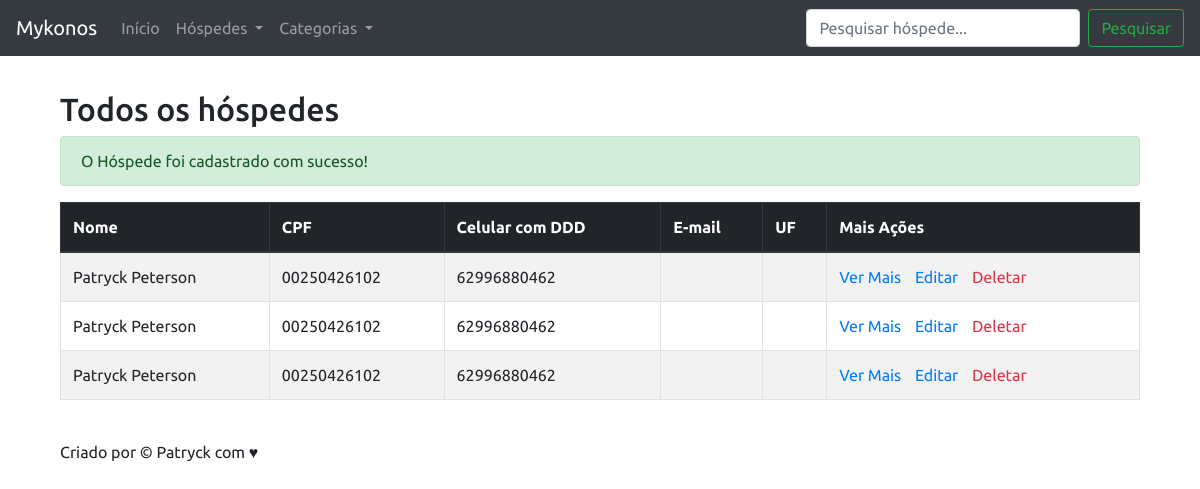
Before: /listar-hospedes.php?cadastrado=true with the older database file.
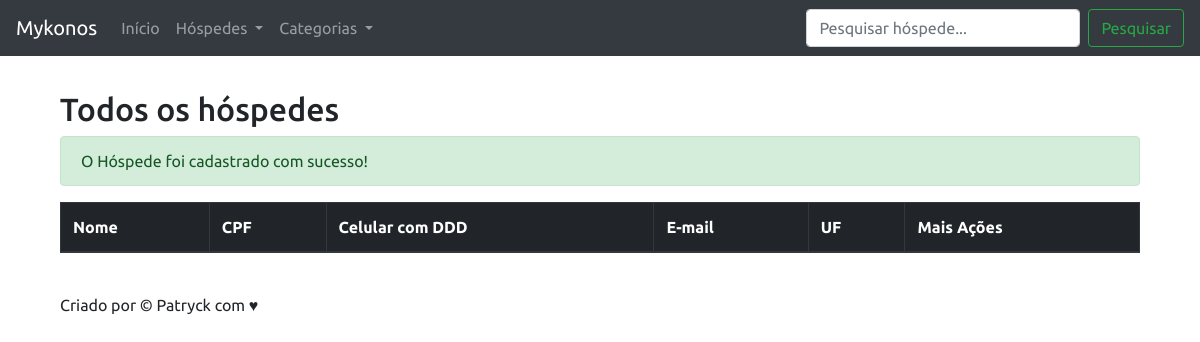
After: the same page with the newer database file.
### tables this page shows
CREATE TABLE `hospedes` (
  `id` int(11) NOT NULL,
  `nome` varchar(255) NOT NULL,
  `cpf` varchar(20) NOT NULL,
  `data_nascimento` date DEFAULT NULL,
  `sexo` char(1) DEFAULT NULL,
  `telefone` varchar(50) DEFAULT NULL,
  `celular` varchar(50) DEFAULT NULL,
  `email` varchar(255) DEFAULT NULL,
  `estado_civil` varchar(60) DEFAULT NULL,
  `cep` varchar(30) DEFAULT NULL,
  `rua` varchar(255) DEFAULT NULL,
  `bairro` varchar(255) DEFAULT NULL,
  `cidade` varchar(255) DEFAULT NULL,
  `estado` char(3) DEFAULT NULL
);

### banco/banco-hospede.php (called while the page is built, shortened)
<?php
  function listaHospedes ($conexao){
		$hospedes = array();
		$query = "select * from hospedes ORDER BY nome";
		$resultado = mysqli_query($conexao, $query);
		while($hospede = mysqli_fetch_assoc($resultado)) {
			array_push($hospedes, $hospede);
		}
		return $hospedes;
	}

### listar-hospedes.php (the view, shortened to what this page needs)
<?php
	include("partials/_cabecalho.php");
	include("banco/conecta.php");
	include("banco/banco-hospede.php");
	$hospedes = listaHospedes($conexao);
?>
<h2>Todos os hóspedes</h2>
	<?php if(array_key_exists("cadastrado", $_GET) && $_GET['cadastrado']=='true')  { ?>
			<p class='alert alert-success'>O Hóspede foi cadastrado com sucesso!</p>
	<?php }
		else if (array_key_exists("cadastrado", $_GET) && $_GET['cadastrado']=='false')  { ?>
			<p class='alert alert-danger'>O hóspede não foi cadastrado! Tente novamente.</p>
		<?php } ?>
<table class="table table-striped table-bordered">
	<thead class="thead-dark">
	    <tr>
	      <th scope="col">Nome</th>
	      <th scope="col">CPF</th>
	      <th scope="col">Celular com DDD</th>
	      <th scope="col">E-mail</th>
	      <th scope="col">UF</th>
	      <th scope="col centered">Mais Ações</th>
	    </tr>
  	</thead>
  	<tbody>
		<?php
			foreach ($hospedes as $hospede) : ?>
				<tr>
					<td><?= $hospede['nome'] ?></td>
					<td><?= $hospede['cpf'] ?></td>
					<td><?= $hospede['celular'] ?></td>
					<td><?= $hospede['email'] ?></td>
					<td><?= $hospede['estado'] ?></td>
					<td class="mais-acoes">
						<a href="" class="mais-acoes-link">Ver Mais </a>
						<a href="" class="mais-acoes-link">Editar </a>
						<a href="remover.php?id=<?=$hospede['id']?>&recurso=hospedes" class="mais-acoes-link text-danger">Deletar </a>
					 </td>
				</tr>
		<?php endforeach ?>
	</tbody>
</table>
<?php include("partials/_rodape.php"); ?>

### partials/_cabecalho.php (shortened to what this page needs)
<!DOCTYPE html>
<html>
<head>
  <link rel="stylesheet" type="text/css" href="assets/css/bootstrap.css">
	<link rel="stylesheet" type="text/css" href="assets/css/sistema.css">
</head>
<body>
	<nav class="navbar navbar-expand-md navbar-dark bg-dark fixed-top">
      <a class="navbar-brand" href="index.php">Mykonos</a>
      <div class="collapse navbar-collapse" id="navbarsExampleDefault">
        <ul class="navbar-nav mr-auto">
          <li class="nav-item ">
            <a class="nav-link" href="index.php">Início <span class="sr-only">(current)</span></a>
          </li>
          <li class="nav-item dropdown">
            <a class="nav-link dropdown-toggle" href="#" id="navbarDropdownMenuLink" data-toggle="dropdown" aria-haspopup="true" aria-expanded="false">
              Hóspedes
            </a>
          </li>
          <li class="nav-item dropdown">
            <a class="nav-link dropdown-toggle" href="#" id="navbarDropdownMenuLink" data-toggle="dropdown" aria-haspopup="true" aria-expanded="false">
              Categorias
            </a>
          </li>
         </ul>
        <form class="form-inline my-2 my-lg-0 pesquisaHospede" action="pesquisar.php">
          <input class="form-control mr-sm-2" type="text" placeholder="Pesquisar hóspede..." aria-label="Pesquisar" name="pesquisaHospede">
          <button class="btn btn-outline-success my-2 my-sm-0" type="submit">Pesquisar</button>
        </form>
      </div>
    </nav>
	<div class="container">
		<div class="principal">

### partials/_rodape.php (shortened to what this page needs)
			<br>
			<p class="rodape">Criado por &copy; Patryck com &hearts;</p>
			</div>
		</div>
	</body>
</html>

### assets/css/sistema.css (style rules this page uses)
body { padding-top: 50px; font-family: 'Ubuntu', sans-serif; }
.principal { padding: 40px 15px; }
.mais-acoes-link { margin-right: 10px; }

Changed rows visible on the page:
removed hospedes: nome "Patryck Peterson", cpf "00250426102", celular "62996880462"
removed hospedes: nome "Patryck Peterson", cpf "00250426102", celular "62996880462"
removed hospedes: nome "Patryck Peterson", cpf "00250426102", celular "62996880462"
